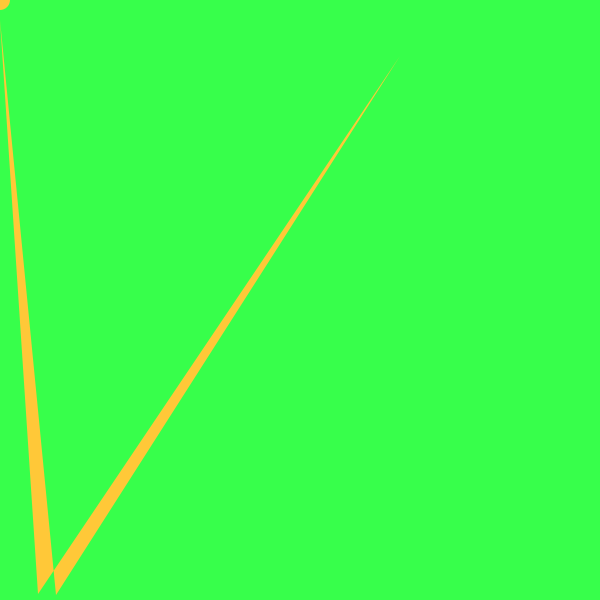
Frame 1 (no input)
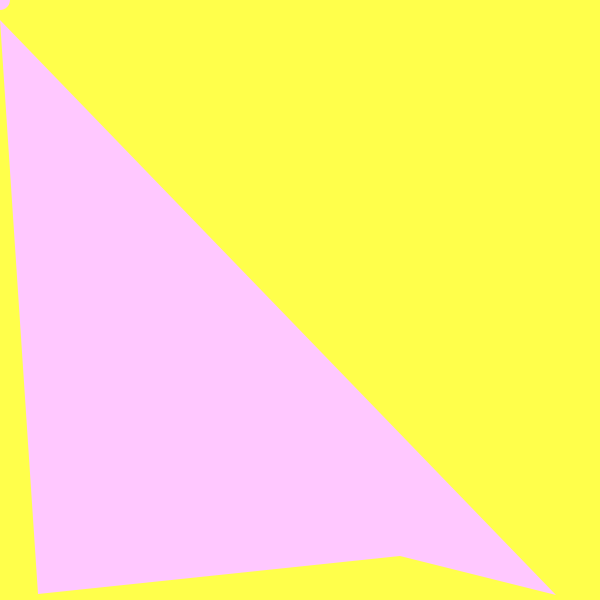
Frame 60 (the mouse pressed at the canvas centre just before this capture)
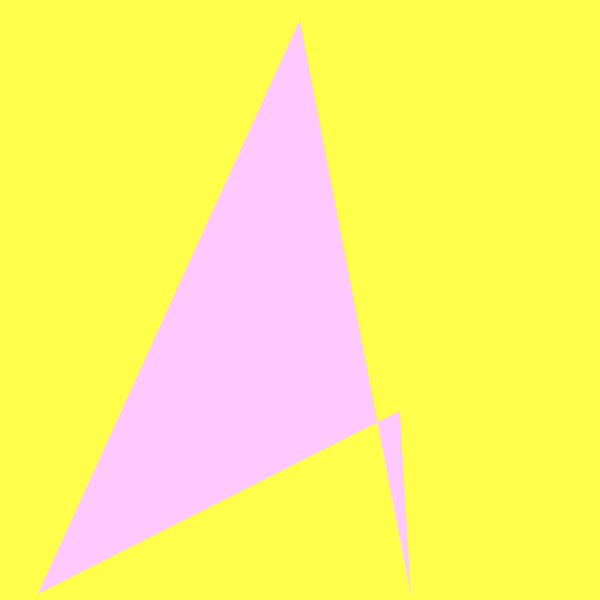
Frame 120 (the mouse held since frame 60 and released just before this capture)

The Processing sketch that drew these frames (run headless with seeded random() and noise(); from frame 60 on, the mouse is pressed at the canvas centre):

// Processing sketch: processing_52450
// ── processing_52450.pde

int haHa;


void setup(){
size(600,600);
haHa=0;
smooth();
noCursor();
noStroke();
}

void draw() {
 background(haHa, 30, 75);
haHa++;

for(int i= 0; i<width; i+=10){
 background(haHa, i+30, 75);
  haHa++;
  fill(i+mouseX,200,haHa);
  quad(38, i++, mouseX, 20, haHa, i, 400, haHa);
  //ellipse(mouseX, 75, mouseX, 75);

if(haHa > 700){
 haHa=0;
} else {
  rotate(radians(180));
  
  
}
}
 ellipse(mouseX,mouseY,20,20);
}
